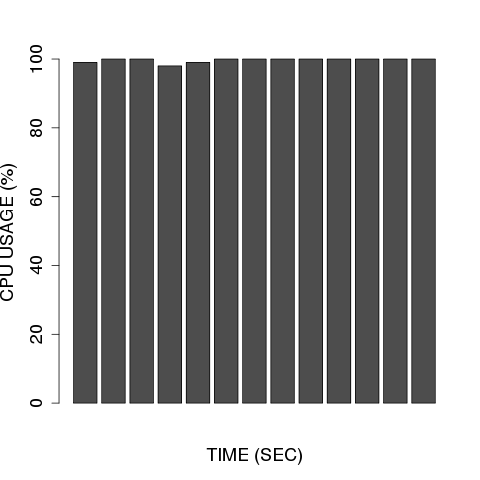

The R source for this figure:
library(ggplot2)

require(devEMF)
emf('../log/idle/precopy/downtime0.03/ram1024/vcpu1/speed125/default/4.emf')

#png("../log/idle/precopy/downtime0.03/ram1024/vcpu1/speed125/default/4.emf")
#postscript("plot.eps")
#emf("plot.emf")

#cpus <- scan (pipe("awk '{print }' ../log/idle/precopy/downtime0.03/ram1024/vcpu1/speed125/default/4.cpu"), skip=2)
#cpus <- read.table("../log/idle/precopy/downtime0.03/ram1024/vcpu1/speed125/default/4.cpu", colClasses=3)

# header = TRUE ignores the first line, check.names = FALSE allows '+' in 'C++'
#benchmark <- read.table("../log/idle/precopy/downtime0.03/ram1024/vcpu1/speed125/default/4.cpu", header = TRUE, row.names = "time", check.names = FALSE)
#benchmark <- read.table("../log/idle/precopy/downtime0.03/ram1024/vcpu1/speed125/default/4.cpu", check.names = FALSE, comment.char = "#")
#benchmark <- read.table("../log/idle/precopy/downtime0.03/ram1024/vcpu1/speed125/default/4.cpu", header = TRUE, check.names = FALSE, comment.char = "#")
#benchmark <- read.table("../log/idle/precopy/downtime0.03/ram1024/vcpu1/speed125/default/4.cpu", check.names = FALSE)

#cpus <- read.table("../log/idle/precopy/downtime0.03/ram1024/vcpu1/speed125/default/4.cpu", header = TRUE, row.name = "time")
cpus <- read.table("../log/idle/precopy/downtime0.03/ram1024/vcpu1/speed125/default/4.cpu", skip=1)
#cpus <- scan("../log/idle/precopy/downtime0.03/ram1024/vcpu1/speed125/default/4.cpu", skip=1)
#cpus <- read.csv("../log/idle/precopy/downtime0.03/ram1024/vcpu1/speed125/default/4.cpu", sep=",", head=TRUE)
#print(cpus)
#names(cpus)

#stripchart(cpus)
#plot(cpus)
#hist(cpus)
#boxplot(cpus)

# 't()' is matrix tranposition, 'beside = TRUE' separates the benchmarks, 'heat' provides nice colors
#barplot(t(as.matrix(benchmark)), beside = TRUE, col = heat.colors(6))
#barplot((as.matrix(benchmark)), beside = TRUE, col = heat.colors(6), xlab = "TIME (SEC)", ylab = "CPU USAGE (%)")
#barplot(benchmark, beside = TRUE, xlab = "TIME (SEC)", ylab = "CPU USAGE (%)")
#barplot((as.matrix(benchmark)), col = heat.colors(6), xlab = "TIME (SEC)", ylab = "CPU USAGE (%)")
#barplot((as.matrix(benchmark)), xlab = "TIME (SEC)", ylab = "CPU USAGE (%)")

#barplot((as.matrix(cpus)), beside = TRUE, xlab = "TIME (SEC)", ylab = "CPU USAGE (%)")
barplot(t(as.matrix(cpus)), cex.axis = 1.5, cex.lab = 1.5, cex.names = 1.5, xlab = "TIME (SEC)", ylab = "CPU USAGE (%)")
#barplot(cpus, xlab = "TIME (SEC)", ylab = "CPU USAGE (%)")

# 'cex' stands for 'character expansion', 'bty' for 'box type' (we don't want borders)
#legend("topright", names(benchmark), cex = 0.9, bty = "n", fill = heat.colors(6))
